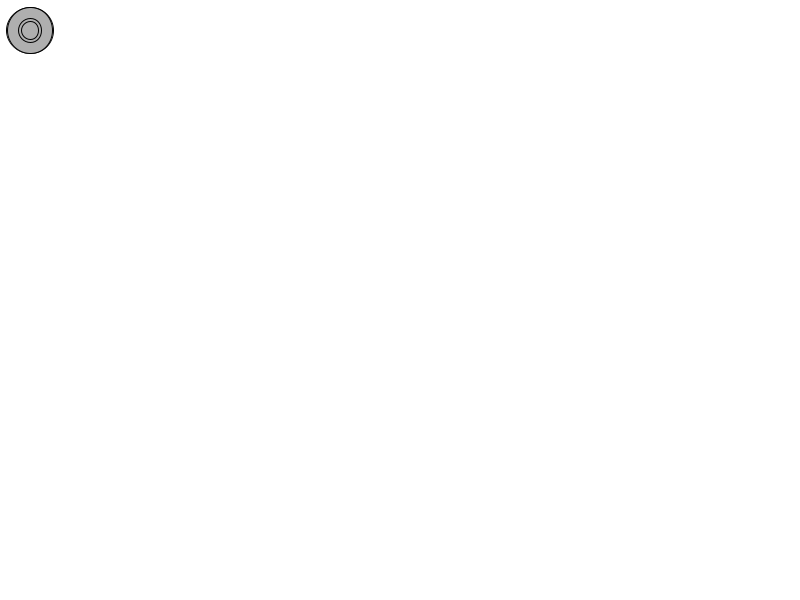
Frame 1 (no input)
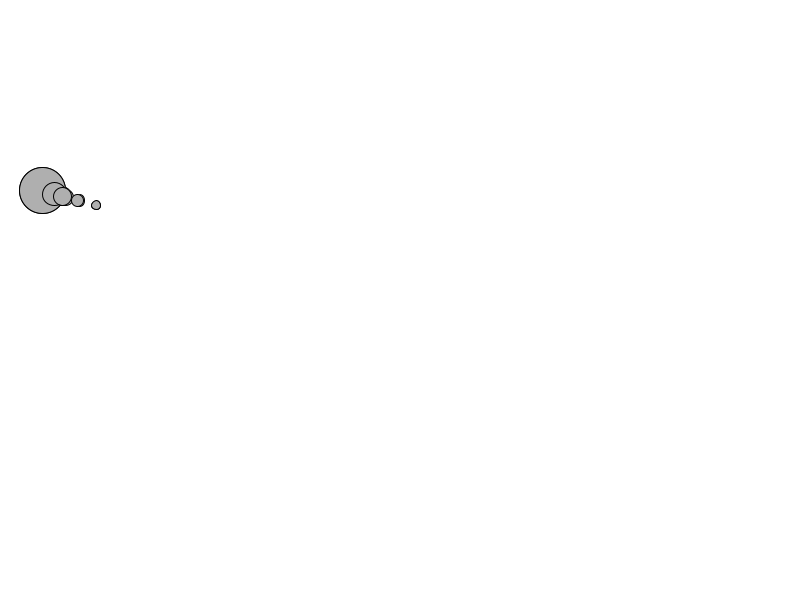
Frame 60 (the mouse pressed at the canvas centre just before this capture)
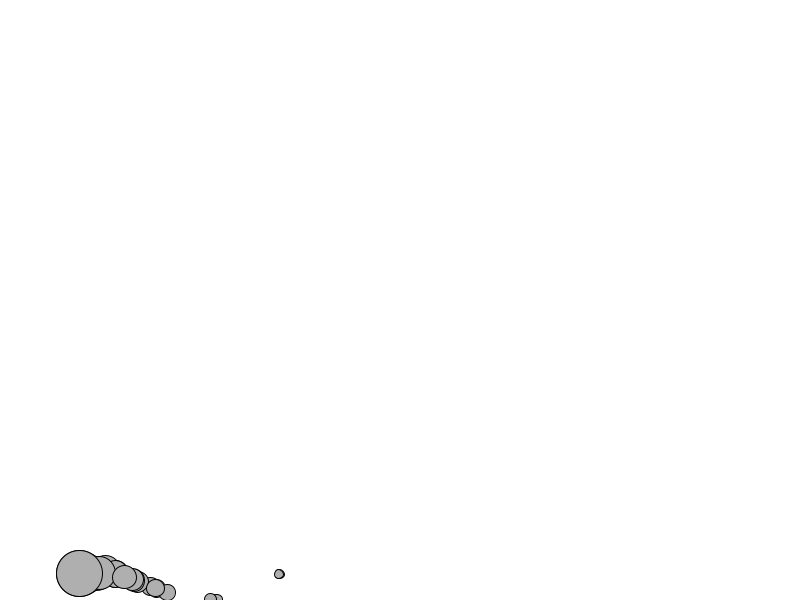
Frame 120 (the mouse held since frame 60 and released just before this capture)

The Processing sketch that drew these frames (run headless with seeded random() and noise(); from frame 60 on, the mouse is pressed at the canvas centre):

// Processing sketch: forces02_friction
// ── forces02_friction.pde
int nMover  = 20;
Mover[] m = new Mover[nMover];


void setup()
{
  size(800,600);
  for(int i=0; i<nMover; i=i+1)
  {  
    m[i] = new Mover();
    m[i].mass=random(0.5,3);
  }  
}

void draw()
{
  background(255);
  
  PVector wind = new PVector(0.02,0);
  for(int i=0; i<nMover; i=i+1)
  { 
    float c = 0.01;
    PVector friction = m[i].velocity.get();
    friction.mult(-1);
    friction.normalize();
    friction.mult(c);
   
    
    PVector gravity = new PVector(0,0.7*m[i].mass);
    m[i].applyForce(friction);
    m[i].applyForce(gravity);
    m[i].applyForce(wind);
    m[i].update();
    m[i].checkEdges();
    m[i].display();
  }  
}

// ── Mover.pde
class Mover {

  PVector location;
  PVector velocity;
  PVector acceleration;
  // The object now has mass!
  float mass;

  Mover() {
    // And for now, we’ll just set the mass equal to 1 for simplicity.
    mass = 2;
    location = new PVector(30,30);
    velocity = new PVector(0,0);
    acceleration = new PVector(0,0);
  }

  // Newton’s second law.
  void applyForce(PVector force) 
  {
    //[full] Receive a force, divide by mass, and add to acceleration.
    PVector f = PVector.div(force,mass);
    acceleration.add(f);
    //[end]
  }

  void update() {
    //[full] Motion 101 from Chapter 1
    velocity.add(acceleration);
    location.add(velocity);
    //[end]
    // Now add clearing the acceleration each time!
    acceleration.mult(0);
  }
  
  

  void display() {
    stroke(0);
    fill(175);
    //[offset-down] Scaling the size according to mass.
    circle(location.x,location.y,mass*16);
  }

  // Somewhat arbitrarily, we are deciding that an object bounces when it hits the edges of a window.
  void checkEdges() {
    if (location.x > width) {
      location.x = width;
      velocity.x *= -1;
    } else if (location.x < 0) {
      velocity.x *= -1;
      location.x = 0;
    }

    if (location.y > height) {
      // Even though we said we shouldn't touch location and velocity directly, there are some exceptions.
      // Here we are doing so as a quick and easy way to reverse the direction of our object when it reaches the edge.
      velocity.y *= -1;
      location.y = height;
    }
  }
}
